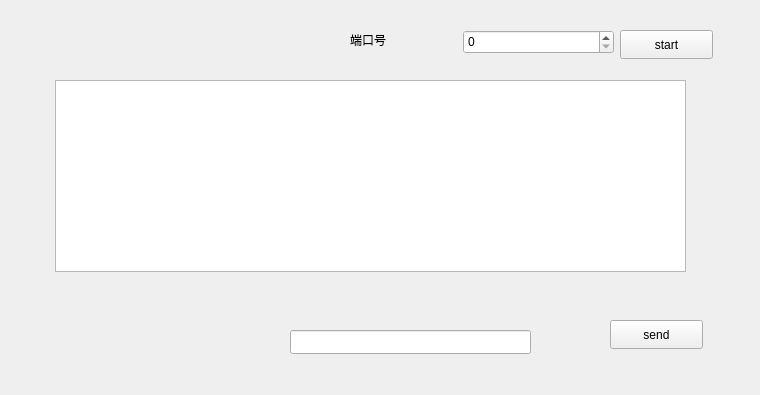
<?xml version="1.0" encoding="UTF-8"?>
<ui version="4.0">
 <class>Widget</class>
 <widget class="QWidget" name="Widget">
  <property name="geometry">
   <rect>
    <x>0</x>
    <y>0</y>
    <width>760</width>
    <height>395</height>
   </rect>
  </property>
  <property name="windowTitle">
   <string>Widget</string>
  </property>
  <widget class="QLabel" name="label">
   <property name="geometry">
    <rect>
     <x>350</x>
     <y>30</y>
     <width>69</width>
     <height>20</height>
    </rect>
   </property>
   <property name="text">
    <string>端口号</string>
   </property>
  </widget>
  <widget class="QPushButton" name="pushButton_send">
   <property name="geometry">
    <rect>
     <x>610</x>
     <y>320</y>
     <width>93</width>
     <height>29</height>
    </rect>
   </property>
   <property name="text">
    <string>send</string>
   </property>
  </widget>
  <widget class="QPushButton" name="pushButton_2">
   <property name="geometry">
    <rect>
     <x>620</x>
     <y>30</y>
     <width>93</width>
     <height>29</height>
    </rect>
   </property>
   <property name="text">
    <string>start</string>
   </property>
  </widget>
  <widget class="QLineEdit" name="lineEdit">
   <property name="geometry">
    <rect>
     <x>290</x>
     <y>330</y>
     <width>241</width>
     <height>24</height>
    </rect>
   </property>
  </widget>
  <widget class="QTextBrowser" name="textBrowser">
   <property name="geometry">
    <rect>
     <x>55</x>
     <y>80</y>
     <width>631</width>
     <height>192</height>
    </rect>
   </property>
  </widget>
  <widget class="QSpinBox" name="spinBox">
   <property name="geometry">
    <rect>
     <x>463</x>
     <y>30</y>
     <width>151</width>
     <height>24</height>
    </rect>
   </property>
  </widget>
 </widget>
 <resources/>
 <connections/>
</ui>
